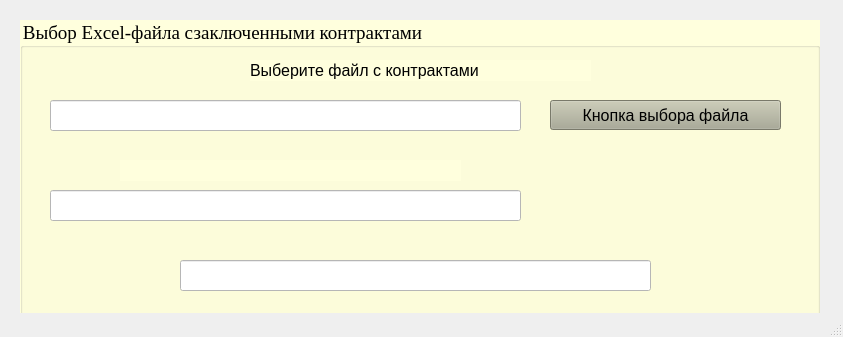
<?xml version="1.0" encoding="UTF-8"?>
<ui version="4.0">
 <class>MainWindow</class>
 <widget class="QMainWindow" name="MainWindow">
  <property name="geometry">
   <rect>
    <x>0</x>
    <y>0</y>
    <width>843</width>
    <height>337</height>
   </rect>
  </property>
  <property name="font">
   <font>
    <pointsize>12</pointsize>
   </font>
  </property>
  <property name="windowTitle">
   <string>KL Analyses skript</string>
  </property>
  <widget class="QWidget" name="centralwidget">
   <widget class="QGroupBox" name="groupBox">
    <property name="geometry">
     <rect>
      <x>20</x>
      <y>20</y>
      <width>800</width>
      <height>301</height>
     </rect>
    </property>
    <property name="font">
     <font>
      <family>Times New Roman</family>
      <pointsize>14</pointsize>
     </font>
    </property>
    <property name="styleSheet">
     <string notr="true">background-color: rgb(255, 255, 0);
background-color: rgb(255, 255, 221);
border-color: rgb(0, 0, 255);</string>
    </property>
    <property name="title">
     <string>Выбор Excel-файла сзаключенными контрактами</string>
    </property>
    <widget class="QLabel" name="lbl_1">
     <property name="geometry">
      <rect>
       <x>230</x>
       <y>40</y>
       <width>341</width>
       <height>21</height>
      </rect>
     </property>
     <property name="font">
      <font>
       <family>Tahoma</family>
       <pointsize>12</pointsize>
      </font>
     </property>
     <property name="text">
      <string>Выберите файл с контрактами</string>
     </property>
    </widget>
    <widget class="QLineEdit" name="led_1">
     <property name="geometry">
      <rect>
       <x>30</x>
       <y>80</y>
       <width>471</width>
       <height>31</height>
      </rect>
     </property>
     <property name="font">
      <font>
       <pointsize>12</pointsize>
      </font>
     </property>
     <property name="styleSheet">
      <string notr="true">background-color: rgb(255, 255, 255);</string>
     </property>
    </widget>
    <widget class="QPushButton" name="btn_1">
     <property name="geometry">
      <rect>
       <x>530</x>
       <y>80</y>
       <width>231</width>
       <height>30</height>
      </rect>
     </property>
     <property name="font">
      <font>
       <pointsize>12</pointsize>
      </font>
     </property>
     <property name="styleSheet">
      <string notr="true">background-color: rgb(170, 255, 0);
background-color: rgb(169, 170, 148);</string>
     </property>
     <property name="text">
      <string>Кнопка выбора файла</string>
     </property>
    </widget>
    <widget class="QLineEdit" name="led_2">
     <property name="geometry">
      <rect>
       <x>30</x>
       <y>170</y>
       <width>471</width>
       <height>31</height>
      </rect>
     </property>
     <property name="font">
      <font>
       <pointsize>12</pointsize>
      </font>
     </property>
     <property name="styleSheet">
      <string notr="true">background-color: rgb(255, 255, 255);</string>
     </property>
    </widget>
    <widget class="QLabel" name="lbl_2">
     <property name="geometry">
      <rect>
       <x>100</x>
       <y>140</y>
       <width>341</width>
       <height>21</height>
      </rect>
     </property>
     <property name="font">
      <font>
       <family>Tahoma</family>
       <pointsize>12</pointsize>
      </font>
     </property>
     <property name="styleSheet">
      <string notr="true">border-color: rgb(0, 0, 255);</string>
     </property>
     <property name="text">
      <string/>
     </property>
    </widget>
    <widget class="QLineEdit" name="led_3">
     <property name="geometry">
      <rect>
       <x>160</x>
       <y>240</y>
       <width>471</width>
       <height>31</height>
      </rect>
     </property>
     <property name="styleSheet">
      <string notr="true">background-color: rgb(255, 255, 255);</string>
     </property>
     <property name="alignment">
      <set>Qt::AlignCenter</set>
     </property>
    </widget>
   </widget>
   <widget class="QProgressBar" name="progressBar">
    <property name="geometry">
     <rect>
      <x>10</x>
      <y>550</y>
      <width>761</width>
      <height>21</height>
     </rect>
    </property>
    <property name="value">
     <number>24</number>
    </property>
   </widget>
  </widget>
  <widget class="QStatusBar" name="statusbar"/>
  <action name="action">
   <property name="text">
    <string>Новый</string>
   </property>
  </action>
  <action name="action_2">
   <property name="text">
    <string>Открыть</string>
   </property>
  </action>
  <action name="action_3">
   <property name="text">
    <string>Сохранить</string>
   </property>
  </action>
  <action name="action_4">
   <property name="text">
    <string>Выход</string>
   </property>
  </action>
 </widget>
 <resources/>
 <connections/>
</ui>
